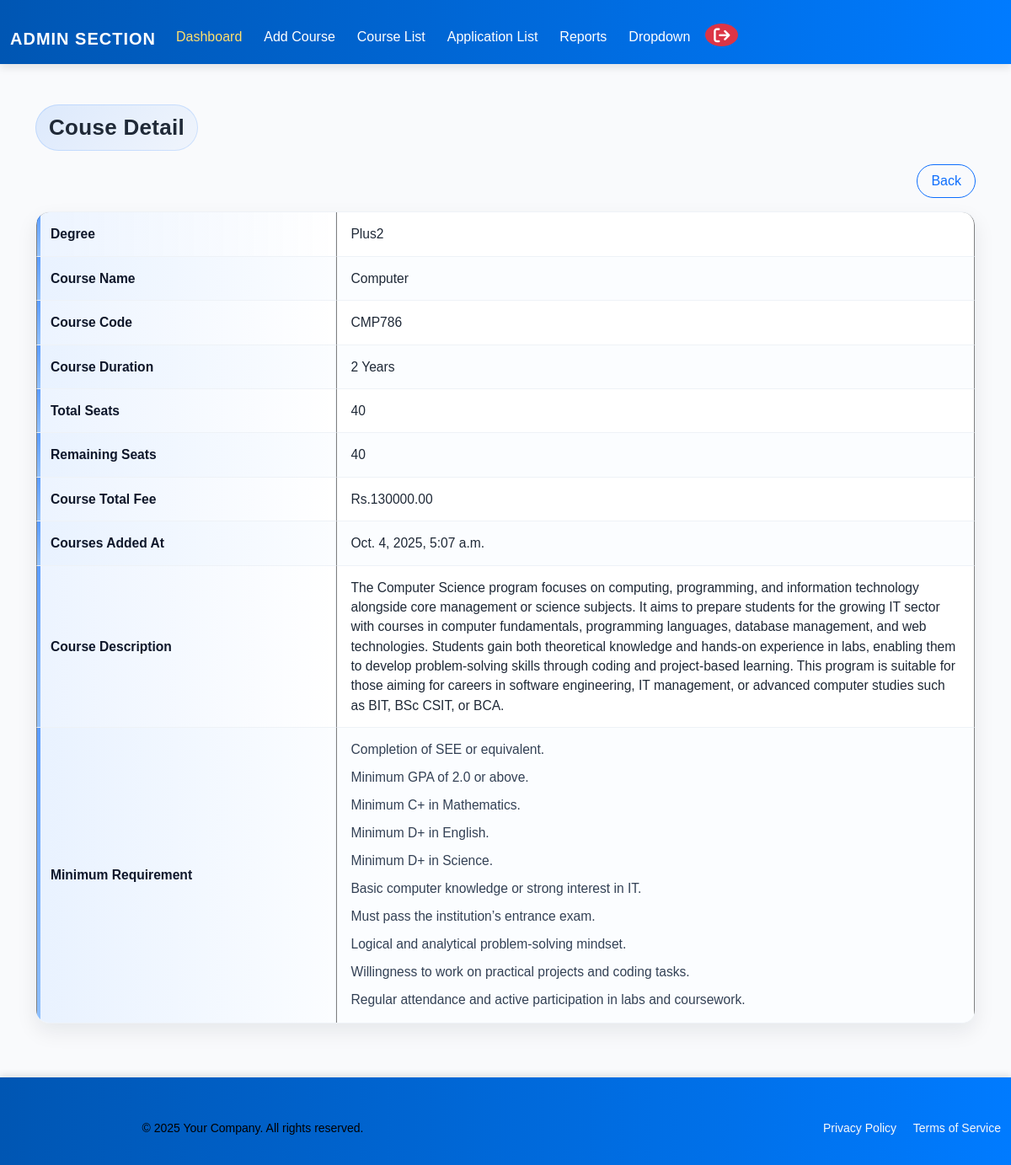
Screenshot of /course/detail/9/ with the database file from the repository.
### admissionapp/models.py (models this page shows, shortened)
class CourseDetails(models.Model):
    DEGREE_CHOICES = [
        ("Master", "Master"),
        ("Bachelor", "Bachelor"),
        ("Plus2", "Plus2"),
    ]
    COURSE_DURATION = [
        ("2 Years", "2 Years"),
        ("3 Years", "3 Years"),
        ("4 Years", "4 Years"),
        ("5 Years", "5 Years"),
    ]
    degree = models.CharField(max_length=50, choices=DEGREE_CHOICES)
    course_name = models.CharField(max_length=10, unique=True,
                                   verbose_name="Course Name(short form)")
    course_full_name = models.CharField(max_length=100, unique=True, blank=True,
                                    verbose_name="Course Full Name")
    course_code = models.CharField(max_length=10, unique=True)
    course_duration = models.CharField(max_length=10, choices=COURSE_DURATION)
    total_seats = models.PositiveIntegerField(default=40)
    seats_filled = models.PositiveIntegerField(default=0)
    course_fee = models.DecimalField(max_digits=10, decimal_places=2, default=0)
    course_add_date = models.DateTimeField(auto_now_add=True, blank=True, null=True)
    course_desc = models.TextField(blank=True, help_text="Overview, curriculum etc"
                                   ,verbose_name="Course Description")
    min_requirement = models.TextField(
        blank=True,
        verbose_name="Minimum Requirement",
        help_text="Write as bullet sentences",
    )
    bg_pic = models.ImageField(
        upload_to=course_bg_upload_path,
        blank=True,
        null=True,
        help_text="Upload a background image for the course",
        verbose_name="Background Picture"
    )
    @property
    def remaining_seat(self):
        return self.total_seats - self.seats_filled

### admissionapp/views.py (the view)
# urls.py: path("course/detail/<int:pk>/", CourseDetailView.as_view(), name="course_detail"),
class CourseDetailView(DetailView):
    model = CourseDetails
    template_name = "admin/course_detail.html"
    context_object_name = "courses"

### admissionapp/context_processors.py (called while the page is built, shortened)
def profile_flags(request):
    if not request.user.is_authenticated:
        return {}

### templates/admin/course_detail.html (shortened to what this page needs)
{% extends 'admin/admin_base.html' %}
{% load static %}
{% load humanize %}
{% block css %}
  <link rel="stylesheet" href="{% static 'css/student/select_course.css' %}" />
{% endblock %}
{% block content %}
  <div class="course-select-container container">
    <div class="course-select-title py-2">Couse Detail</div>
    <div class="back-btn text-end">
      <a href="{% url 'course_list' %}" class="btn btn-outline-primary my-3">Back</a>
    </div>
    <div class="course">
      <table class="table-bordered">
            <tr>
                <th>Degree</th><td>{{ courses.degree }}</td>
            </tr>
            <tr>
                <th>Course Name</th><td>{{ courses.course_name}}</td>
            </tr>
            <tr>
                <th>Course Code</th><td>{{ courses.course_code}}</td>
            </tr>
             <tr>
                <th>Course Duration</th><td>{{ courses.course_duration}}</td>
            </tr>
             <tr>
                <th>Total Seats</th><td>{{ courses.total_seats}}</td>
            </tr>
            <tr>
                <th>Remaining Seats</th><td>{{ courses.remaining_seat}}</td>
            </tr>
             <tr>
                <th>Course Total Fee</th><td>Rs.{{ courses.course_fee}}</td>
            </tr>
             <tr>
                <th>Courses Added At</th><td>{{ courses.course_add_date}}</td>
            </tr>
            <tr>
                <th>Course Description</th><td>{{ courses.course_desc}}</td>
            </tr>
            <tr>
                <th>Minimum Requirement</th><td>
                  {{ courses.min_requirement|default:"No Specific requirements."|linebreaks}}</td>
            </tr>
        </table>
    </div>
  </div>
{% endblock %}

### static/css/admin/admin_base.css (style rules this page uses)
:root { --primary-color: #0056b3; --secondary-color: #f8f9fa; --accent-color: #007bff; --hover-color: #0a58ca; --text-dark: #212529; --text-light: #ffffff; --shadow-light: rgba(0, 0, 0, 0.1); --gradient-bg: linear-gradient(90deg, #0056b3, #007bff); }
body { font-family: "Poppins", sans-serif; background-color: var(--secondary-color); color: var(--text-dark); margin: 0; padding: 0; transition: background-color 0.3s ease, color 0.3s ease; }
.container, .container-fluid { margin-top: 1rem; }

### static/css/student/select_course.css (style rules this page uses)
:root { --bg: #f6f8fb; --card: #ffffff; --text: #1f2937; --muted: #6b7280; --primary: #0d6efd; --success: #198754; --danger: #dc3545; --ring: rgba(13, 110, 253, 0.15); --radius: 16px; --shadow: 0 10px 24px rgba(16, 24, 40, 0.08); }
.course-select-container { color: var(--text); padding-bottom: 2rem; }
.course-select-title { font-size: clamp(1.25rem, 1.1rem + 0.7vw, 1.75rem); font-weight: 700; letter-spacing: 0.3px; color: var(--text); display: inline-block; padding: .6rem 1rem; border-radius: 999px; background: linear-gradient(135deg, rgba(13,110,253,.12), rgba(13,110,253,.04)); box-shadow: inset 0 0 0 1px var(--ring); }
.course-select-container .back-btn .btn { border-radius: 999px; padding: .45rem 1rem; transition: box-shadow .2s ease, transform .2s ease; }
.course { background: var(--card); border-radius: var(--radius); box-shadow: var(--shadow); overflow: hidden; border: 1px solid #eef2f7; }
.course table { width: 100%; border-collapse: separate; border-spacing: 0; font-size: 0.975rem; }
.course table tr { transition: background-color .15s ease; }
.course table th { width: 32%; text-align: left; padding: 14px 16px; font-weight: 600; color: #0f172a; background: linear-gradient(90deg, rgba(13,110,253,0.08), rgba(13,110,253,0.00)); border-bottom: 1px solid #eef2f7; border-right: 1px solid #eef2f7; position: relative; }
.course table th::before { content: ""; position: absolute; left: 0; top: 0; bottom: 0; width: 4px; background: linear-gradient(180deg, #0d6efd, #60a5fa); opacity: .65; }
.course table td { padding: 14px 16px; color: var(--text); border-bottom: 1px solid #eef2f7; word-break: break-word; }
.course table tr:nth-child(even) th, .course table tr:nth-child(even) td { background-color: #fbfdff; }
.course table tr:first-child th { border-top-left-radius: calc(var(--radius) - 1px); }
.course table tr:first-child td { border-top-right-radius: calc(var(--radius) - 1px); }
.course table tr:last-child th, .course table tr:last-child td { border-bottom: none; }
.course table td p { margin-bottom: .5rem; line-height: 1.6; color: #334155; }
.course table td p:last-child { margin-bottom: 0; }

### rows the page displays
CourseDetails: degree "Plus2", course_name "Computer", course_code "CMP786", course_duration "2 Years", total_seats "40", remaining_seat "40", course_fee "130000.00", course_add_date "Oct. 4, 2025, 5:07 a.m.", course_desc "The Computer Science program focuses on computing, programming, and information technology alongside core management or science subjects. It aims to prepare students for the growing IT sector with courses in computer fundamentals, programming languages, database management, and web technologies. Students gain both theoretical knowledge and hands-on experience in labs, enabling them to develop problem-solving skills through coding and project-based learning. This program is suitable for those aiming for careers in software engineering, IT management, or advanced computer studies such as BIT, BSc CSIT, or BCA.", min_requirement "Completion of SEE or equivalent. Minimum GPA of 2.0 or above. Minimum C+ in Mathematics. Minimum D+ in English. Minimum D+ in Science. Basic computer knowledge or strong interest in IT. Must pass the institution’s entrance exam. Logical and analytical problem-solving mindset. Willingness to work on practical projects and coding tasks. Regular attendance and active participation in labs and coursework."
